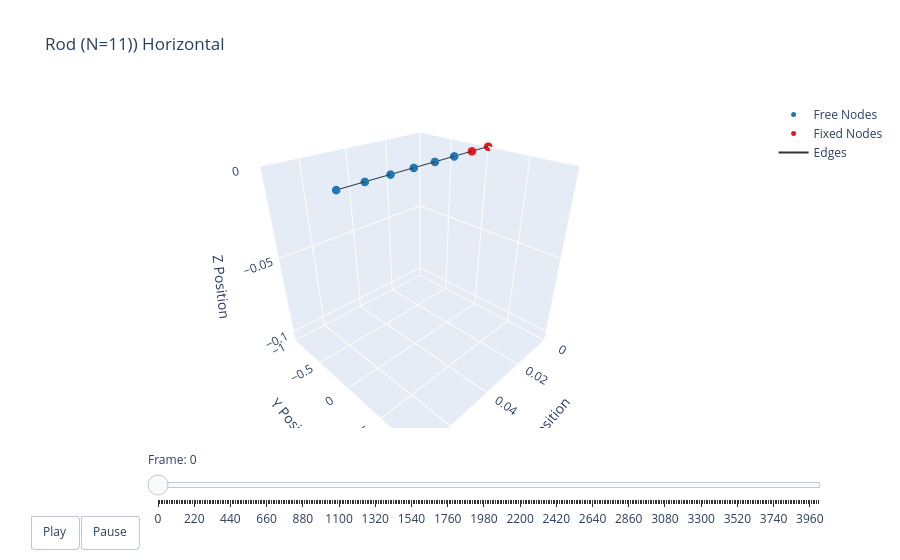

The notebook cell saved with this chart:
### Code cell
# options = dismech.AnimationOptions(title='Rod (N=11)) Vertical Angle {} Azimuth {}'.format(angleV, angleAzi), plot_step=10)

options = dismech.AnimationOptions(title='Rod (N=11)) Horizontal', plot_step=10)


fig = dismech.get_interactive_animation_plotly(robot, t_arr, qs, options)
fig.show()
